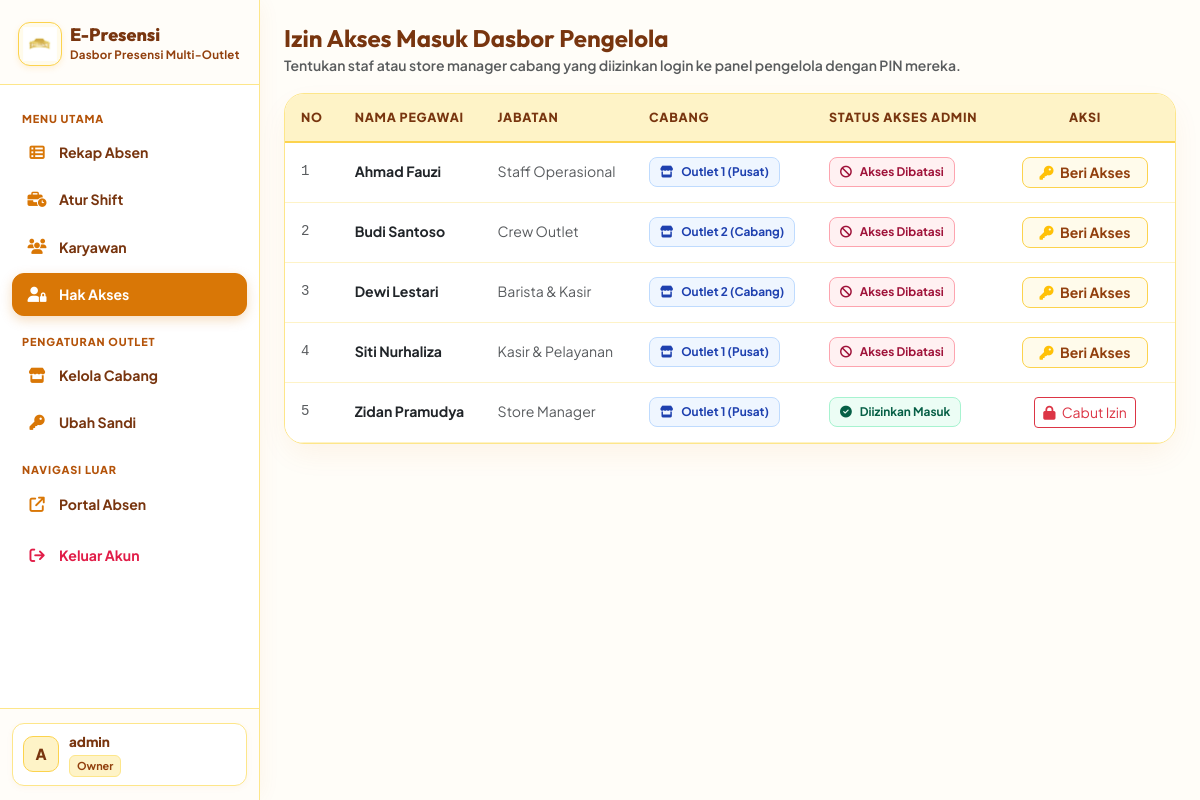
The app's page /admin/akses.php (signed in) with its own data.
### tables this page shows
CREATE TABLE IF NOT EXISTS `users` (
  `id` INT AUTO_INCREMENT PRIMARY KEY,
  `nama` VARCHAR(100) NOT NULL,
  `jabatan` VARCHAR(100) NOT NULL,
  `status_kerja` ENUM('Fulltime', 'Parttime', 'Lembur') NOT NULL DEFAULT 'Fulltime',
  `pin` VARCHAR(255) NOT NULL DEFAULT '1234',
  `cabang_id` INT NULL,
  `akses_admin` TINYINT(1) NOT NULL DEFAULT 0,
  `created_at` TIMESTAMP DEFAULT CURRENT_TIMESTAMP,
  INDEX `idx_users_cabang` (`cabang_id`),
  INDEX `idx_users_nama` (`nama`)
);

CREATE TABLE IF NOT EXISTS `cabang` (
  `id` INT AUTO_INCREMENT PRIMARY KEY,
  `nama_cabang` VARCHAR(120) NOT NULL,
  `alamat` TEXT NOT NULL,
  `latitude` DECIMAL(10, 8) NOT NULL,
  `longitude` DECIMAL(11, 8) NOT NULL,
  `radius_meter` INT NOT NULL DEFAULT 100,
  `embed_maps` TEXT NULL,
  `is_active` TINYINT(1) NOT NULL DEFAULT 1,
  `created_at` TIMESTAMP DEFAULT CURRENT_TIMESTAMP
);

### config/database.php (called while the page is built, shortened)
<?php
if (!function_exists('e')) {
    function e($val) {
        return htmlspecialchars((string)$val, ENT_QUOTES, 'UTF-8');
    }
}

### admin/akses.php (the view, shortened to what this page needs)
<?php
require_once dirname(__DIR__) . '/config/database.php';
$q_users = mysqli_query($conn, "SELECT users.*, cabang.nama_cabang
    FROM users
    LEFT JOIN cabang ON users.cabang_id = cabang.id
    ORDER BY users.nama ASC");
?>
<!DOCTYPE html>
<html lang="id">
<head>
    <link href="https://cdn.jsdelivr.net/npm/bootstrap@5.3.3/dist/css/bootstrap.min.css" rel="stylesheet">
    <link rel="stylesheet" href="https://cdnjs.cloudflare.com/ajax/libs/font-awesome/6.5.1/css/all.min.css">
</head>
<body>
    <div class="admin-layout">
        <?php require __DIR__ . '/sidebar.php'; ?>
        <div class="admin-main">
            <div class="admin-content">
        <div class="d-flex align-items-center justify-content-between mb-3 flex-wrap gap-2">
            <div>
                <h4 class="fw-bold mb-0" style="color: #78350F; font-family: 'Outfit', sans-serif;">Izin Akses Masuk Dasbor Pengelola</h4>
                <small class="text-muted fw-semibold">Tentukan staf atau store manager cabang yang diizinkan login ke panel pengelola dengan PIN mereka.</small>
            </div>
        </div>
        <div class="table-panel">
            <div class="table-responsive">
                <table class="table mb-0 align-middle">
                    <thead>
                        <tr>
                            <th style="width: 50px;">No</th>
                            <th>Nama Pegawai</th>
                            <th>Jabatan</th>
                            <th>Cabang</th>
                            <th>Status Akses Admin</th>
                            <th class="text-center" style="width: 180px;">Aksi</th>
                        </tr>
                    </thead>
                    <tbody>
                        <?php
                        $no = 1;
                        while ($u = mysqli_fetch_assoc($q_users)):
                            $has_access = (int)$u['akses_admin'] === 1;
                        ?>
                            <tr>
                                <td class="font-monospace text-muted"><?= $no++ ?></td>
                                <td class="fw-bold text-dark"><?= e($u['nama']) ?></td>
                                <td class="text-muted"><?= e($u['jabatan']) ?></td>
                                <td>
                                    <span class="badge-soft badge-blue">
                                        <i class="fas fa-store me-1"></i><?= e($u['nama_cabang'] ?: 'Outlet Erlangga (Pusat)') ?>
                                    </span>
                                </td>
                                <td>
                                    <?php if ($has_access): ?>
                                        <span class="badge-soft badge-green"><i class="fas fa-check-circle me-1"></i>Diizinkan Masuk</span>
                                    <?php else: ?>
                                        <span class="badge-soft badge-red"><i class="fas fa-ban me-1"></i>Akses Dibatasi</span>
                                    <?php endif; ?>
                                </td>
                                <td class="text-center">
                                    <form method="POST" style="display:inline;">
                                        <?php if ($has_access): ?>
                                            <button type="submit" class="btn btn-sm btn-outline-danger" title="Cabut Hak Akses">
                                                <i class="fas fa-lock me-1"></i> Cabut Izin
                                            </button>
                                        <?php else: ?>
                                            <button type="submit" class="btn btn-sm btn-rate-action px-3" title="Beri Hak Akses">
                                                <i class="fas fa-key me-1 text-warning"></i> Beri Akses
                                            </button>
                                        <?php endif; ?>
                                    </form>
                                </td>
                            </tr>
                        <?php endwhile; ?>
                    </tbody>
                </table>
            </div>
        </div>
            </div>
        </div>
    </div>
</body>
</html>

### admin/sidebar.php (shortened to what this page needs)
<?php
$current_page = basename($_SERVER['PHP_SELF'] ?? '');
$admin_name = isset($_SESSION['admin_user']) ? $_SESSION['admin_user'] : 'Administrator';
$admin_role = isset($_SESSION['role']) ? $_SESSION['role'] : 'Owner';
$admin_initial = strtoupper(substr($admin_name, 0, 1));
?>
<aside class="admin-sidebar" id="adminSidebar">
    <div class="sidebar-brand-box">
        <a class="d-flex align-items-center gap-2 text-decoration-none" href="index.php">
            <div class="brand-badge">
                <img src="../assets/img/logo.png" alt="Logo Presensi">
            </div>
            <div>
                <div class="brand-title">E-Presensi</div>
                <div class="brand-subtitle">Dasbor Presensi Multi-Outlet</div>
            </div>
        </a>
    </div>
    <div class="sidebar-menu">
        <div class="menu-label">Menu Utama</div>
        <a class="sidebar-link <?= ($current_page === 'index.php') ? 'active' : '' ?>" href="index.php">
            <i class="fas fa-table-list"></i>
            <span>Rekap Absen</span>
        </a>
        <a class="sidebar-link <?= ($current_page === 'setting_jam.php') ? 'active' : '' ?>" href="setting_jam.php">
            <i class="fas fa-business-time"></i>
            <span>Atur Shift</span>
        </a>
        <a class="sidebar-link <?= ($current_page === 'karyawan.php') ? 'active' : '' ?>" href="karyawan.php">
            <i class="fas fa-users"></i>
            <span>Karyawan</span>
        </a>
        <a class="sidebar-link <?= ($current_page === 'akses.php') ? 'active' : '' ?>" href="akses.php">
            <i class="fas fa-user-lock"></i>
            <span>Hak Akses</span>
        </a>
        <div class="menu-label">Pengaturan Outlet</div>
        <?php if ($current_page === 'index.php'): ?>
            <button type="button" class="sidebar-link" data-bs-toggle="modal" data-bs-target="#modalCabang">
                <i class="fas fa-store"></i>
                <span>Kelola Cabang</span>
            </button>
            <button type="button" class="sidebar-link" data-bs-toggle="modal" data-bs-target="#modalPassAdmin">
                <i class="fas fa-key"></i>
                <span>Ubah Sandi</span>
            </button>
        <?php else: ?>
            <a class="sidebar-link" href="index.php?modal=cabang">
                <i class="fas fa-store"></i>
                <span>Kelola Cabang</span>
            </a>
            <a class="sidebar-link" href="index.php?modal=pass">
                <i class="fas fa-key"></i>
                <span>Ubah Sandi</span>
            </a>
        <?php endif; ?>
        <div class="menu-label">Navigasi Luar</div>
        <a class="sidebar-link" href="../index.php" target="_blank" title="Buka Portal Presensi Karyawan">
            <i class="fas fa-arrow-up-right-from-square"></i>
            <span>Portal Absen</span>
        </a>
        <a class="sidebar-link sidebar-link-danger mt-2" href="../logout.php">
            <i class="fas fa-arrow-right-from-bracket"></i>
            <span>Keluar Akun</span>
        </a>
    </div>
    <div class="sidebar-footer">
        <div class="user-profile-widget">
            <div class="user-avatar-circle">
                <?= $admin_initial ?>
            </div>
            <div class="user-info-text">
                <div class="user-name"><?= e($admin_name) ?></div>
                <span class="user-role-badge"><?= e(ucfirst($admin_role)) ?></span>
            </div>
        </div>
    </div>
</aside>

### admin/akses.php (style rules this page uses)
:root { --bg-body: #FFFDF9; --brand-deep: #78350F; --brand-primary: #D97706; --brand-gold-mid: #F59E0B; --text-dark: #1F160E; }
body { background-color: var(--bg-body); font-family: 'Plus Jakarta Sans', sans-serif; color: var(--text-dark); min-height: 100dvh; }
.brand-badge { width: 42px; height: 42px; border-radius: 12px; background: #FFFBEB; border: 1.5px solid #FCD34D; display: inline-flex; align-items: center; justify-content: center; padding: 3px; box-shadow: 0 2px 6px rgba(245, 158, 11, 0.15); }
.brand-badge img { width: 100%; height: 100%; object-fit: contain; }
.brand-title { font-family: 'Outfit', sans-serif; font-weight: 800; font-size: 1.05rem; color: #78350F; line-height: 1.1; }
.brand-subtitle { font-size: 0.72rem; color: #B45309; font-weight: 600; }
.table-panel { background: #FFFFFF; border: 1.5px solid #FDE68A; border-radius: 20px; overflow: hidden; box-shadow: 0 12px 30px -4px rgba(217, 119, 6, 0.08); }
.table thead th { background: #FEF3C7; color: #78350F; font-size: 0.78rem; text-transform: uppercase; letter-spacing: 0.06em; font-weight: 800; padding: 14px 16px; border-bottom: 2px solid #FCD34D; }
.table tbody td { padding: 14px 16px; font-size: 0.88rem; vertical-align: middle; border-bottom: 1px solid #FEF3C7; color: var(--text-dark); }
.badge-soft { padding: 5px 10px; border-radius: 8px; font-size: 0.74rem; font-weight: 700; display: inline-flex; align-items: center; gap: 4px; }
.badge-green { background: #ECFDF5; color: #065F46; border: 1.5px solid #A7F3D0; }
.badge-red { background: #FFF1F2; color: #9F1239; border: 1.5px solid #FDA4AF; }
.badge-blue { background: #EFF6FF; color: #1E40AF; border: 1.5px solid #BFDBFE; }
.btn-rate-action { background: #FFFBEB; color: #92400E; border: 1.5px solid #FCD34D; font-weight: 700; border-radius: 8px; transition: all 0.2s ease; }

### records on screen
users: nama "Ahmad Fauzi", jabatan "Staff Operasional", cabang.nama_cabang "Outlet 1 (Pusat)", akses_admin 0 (drawn)
users: nama "Budi Santoso", jabatan "Crew Outlet", cabang.nama_cabang "Outlet 2 (Cabang)", akses_admin 0 (drawn)
users: nama "Dewi Lestari", jabatan "Barista & Kasir", cabang.nama_cabang "Outlet 2 (Cabang)", akses_admin 0 (drawn)
users: nama "Siti Nurhaliza", jabatan "Kasir & Pelayanan", cabang.nama_cabang "Outlet 1 (Pusat)", akses_admin 0 (drawn)
users: nama "Zidan Pramudya", jabatan "Store Manager", cabang.nama_cabang "Outlet 1 (Pusat)", akses_admin 1 (drawn)

### other values on screen
$admin_initial "A"
$admin_name "admin"
$admin_role "Owner"
